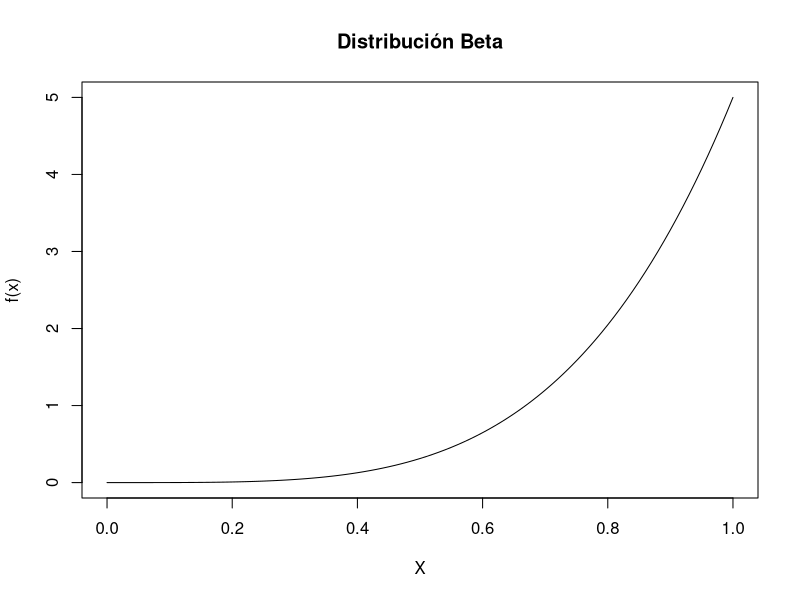
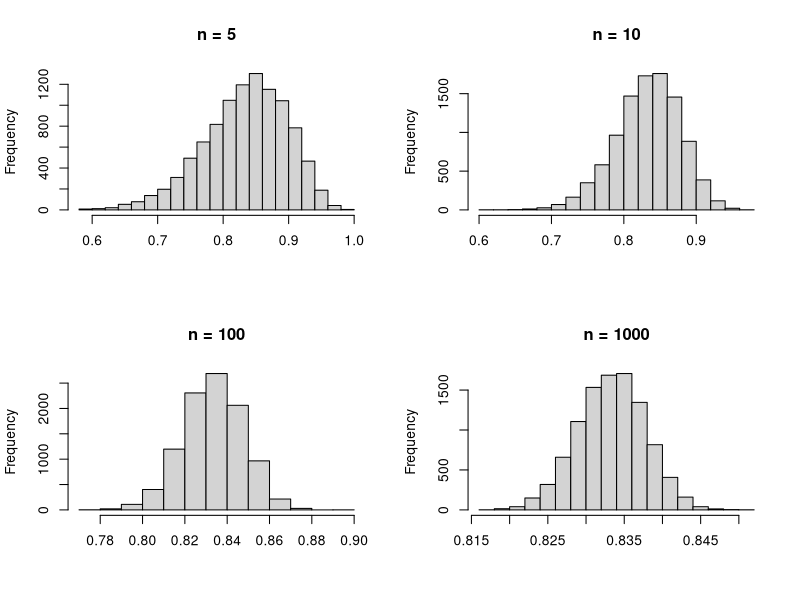

The R script that drew these images, in order:
"La distribución Beta es una función de distribución continua definida en el intervalo [0,1],
por lo que sus mayores aplicaciones están en la modelación de variables aleatoria que representan proporciones o porcentajes.

Esta función de distribución tiene dos parámetros alpha (a) y beta (b),
los cuales definen la forma de la distribución. El promedio y la varianza se calculan como:
E(X) = a/(a+b) Var(x) = (ab)/((a+b+1)*(a+b)^2)"




"1.- Grafica la densidad de la distribución Beta con parámetros a=5,b=1"
a <- 5
b <- 1

curve(dbeta(x, shape1 = a, shape2 = b),
      from = 0, to = 1,
      xlab = "X", ylab = "f(x)", main = "Distribución Beta")



"2.- Mediante muestro repetitivo, muestra gráficamente que la distribución del promedio
de la distribución beta se aproxima a una distribución normal."
par(mfrow = c(2,2))

{sample5 <- c()
  n <- 5
  for (i in 1:10000) {
    sample5[i] <- mean(rbeta(n = n, shape1 = a, shape2 = b)) 
  }
  hist(sample5, main = "n = 5", xlab = "")}

{sample10 <- c()
  n <- 10
  for (i in 1:10000) {
    sample10[i] <- mean(rbeta(n = n, shape1 = a, shape2 = b))
  }
  hist(sample10, main = "n = 10", xlab = "")}


{sample100 <- c()
  n <- 100
  for (i in 1:10000) {
    sample100[i] <- mean(rbeta(n = n, shape1 = a, shape2 = b))
  }
  hist(sample100, main = "n = 100", xlab = "")}

{sample1000<- c()
  n <- 1000
  for (i in 1:10000) {
    sample1000[i] <- mean(rbeta(n = n, shape1 = a, shape2 = b))
  }
  hist(sample1000, main = "n = 1000", xlab = "")}
dev.off()


"3.- Muestra que el promedio y la desviación estándar del muestreo se aproxima al promedio
y error estándar teóricos de la distribución de la media"
mean(sample1000); a/(a+b)
sd(sample1000); sqrt((a*b)/((a+b+1)*(a+b)**2))/sqrt(1000)


